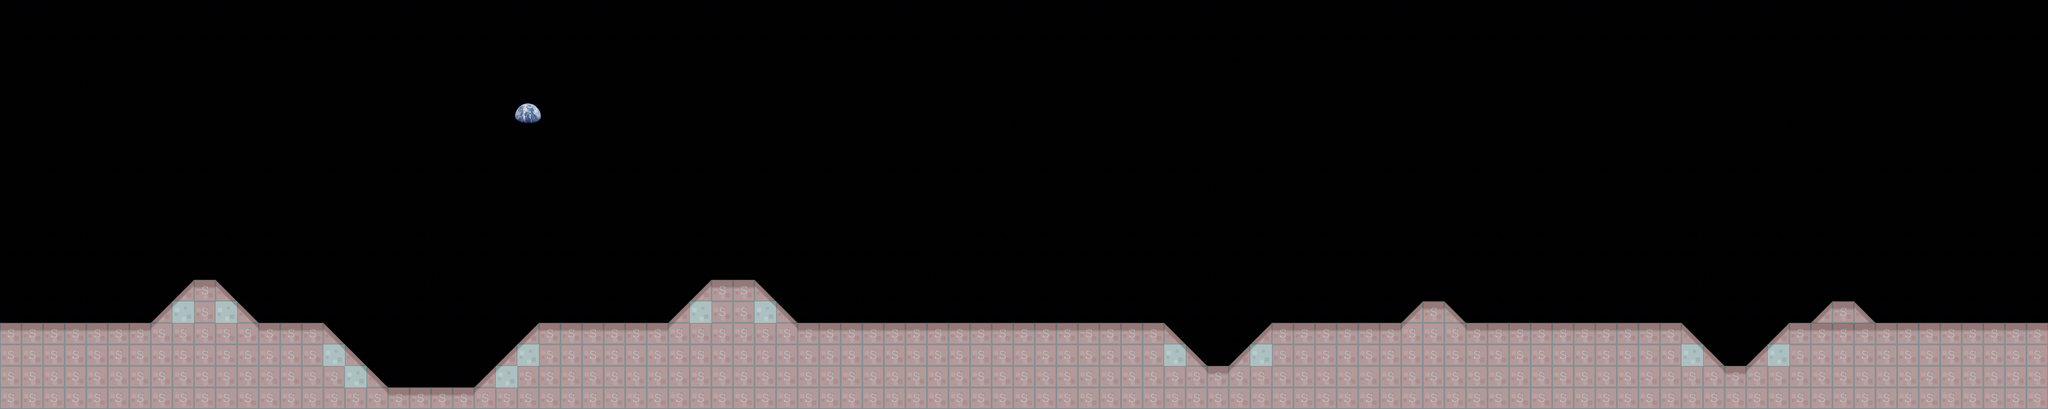

A level layout from a 2D game, rendered from its tile map. Below: a short description, then the map file with tile-grid data replaced by summaries:
An orthogonal 95x19 tile map with 70x70 px tiles, 4 tile layers (background1, background4, background3, collision), 4 tilesets and 2 objects (EnemyBase, PlayerBase).

<map version="1.0" orientation="orthogonal" renderorder="right-down" width="95" height="19" tilewidth="70" tileheight="70" backgroundcolor="#058080">
 <tileset firstgid="1" name="background-tiles" tilewidth="70" tileheight="70">
  <image source="../img/background-tiles.png" width="910" height="910" />
 </tileset>
 <tileset firstgid="170" name="meta-tiles" tilewidth="70" tileheight="70">
  <image source="../img/meta-tiles.png" width="350" height="70" />
  <tile id="1">
   <properties>
    <property name="type" value="lslope" />
   </properties>
  </tile>
  <tile id="3">
   <properties>
    <property name="type" value="rslope" />
   </properties>
  </tile>
  <tile id="4">
   <properties>
    <property name="type" value="solid" />
   </properties>
  </tile>
 </tileset>
 <tileset firstgid="175" name="Moon" tilewidth="70" tileheight="70">
  <image source="../img/Moon.jpg" width="500" height="212" />
 </tileset>
 <tileset firstgid="196" name="Space" tilewidth="70" tileheight="70">
  <image source="../img/Space.jpg" width="284" height="177" />
 </tileset>
 <layer name="background1" width="95" height="19">
  <data>[1805 cells, 1714 non-empty, 1 distinct tile ids]</data>
 </layer>
 <layer name="background4" width="95" height="19">
  <data>[1805 cells, 4 non-empty, 4 distinct tile ids]</data>
 </layer>
 <layer name="background3" width="95" height="19">
  <data>[1805 cells, 378 non-empty, 6 distinct tile ids]</data>
 </layer>
 <layer name="collision" width="95" height="19" opacity="0.24">
  <data>[1805 cells, 366 non-empty, 3 distinct tile ids]</data>
 </layer>
 <objectgroup name="BaseEntities">
  <object name="EnemyBase" x="6300" y="910" width="64" height="134">
   <properties>
    <property name="EnemyBase" value="" />
   </properties>
  </object>
  <object name="PlayerBase" x="210" y="910" width="64" height="142">
   <properties>
    <property name="PlayerBase" value="" />
   </properties>
  </object>
 </objectgroup>
</map>
